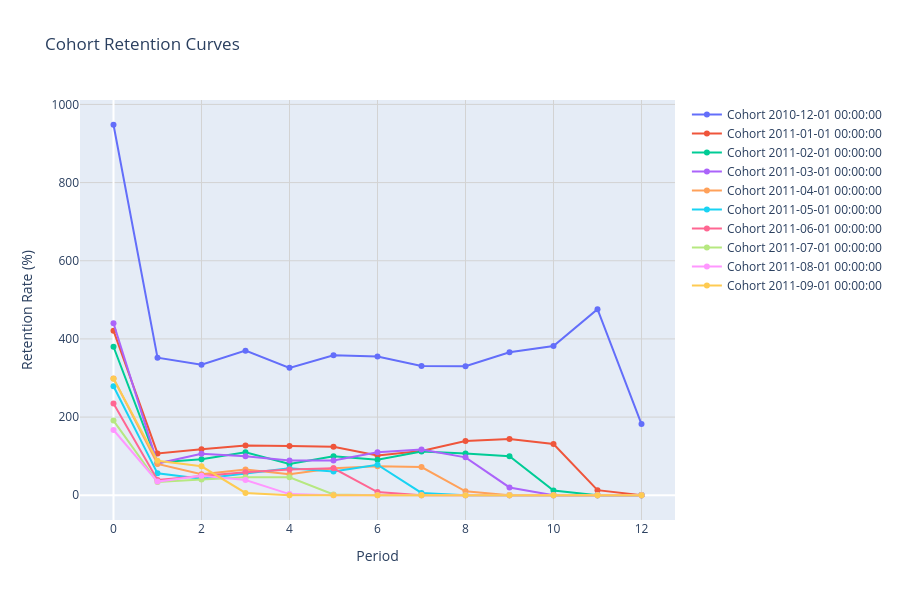

Write notebook code for a chart like this one.
### Code cell
# Create retention curves to compare cohorts
curves_fig = plot_retention_curves(
    retention_data=user_cohorts
)

curves_fig.show()

### Figure 1 — Plotly figure (JSON) as saved in the notebook; plotly's stock layout.template omitted (floating-point values rounded to 4 significant figures)
{"data": [{"line": {"width": 2}, "marker": {"size": 6}, "mode": "lines+markers", "name": "Cohort 2010-12-01 00:00:00", "type": "scatter", "x": [0, 1, 2, 3, 4, 5, 6, 7, 8, 9, 10, 11, 12], "y": [948, 352, 334, 370, 326, 358, 355, 331, 330, 366, 382, 476, 182]}, {"line": {"width": 2}, "marker": {"size": 6}, "mode": "lines+markers", "name": "Cohort 2011-01-01 00:00:00", "type": "scatter", "x": [0, 1, 2, 3, 4, 5, 6, 7, 8, 9, 10, 11, 12], "y": [421, 107, 118, 127, 126, 124, 102, 113, 139, 144, 131, 13, 0]}, {"line": {"width": 2}, "marker": {"size": 6}, "mode": "lines+markers", "name": "Cohort 2011-02-01 00:00:00", "type": "scatter", "x": [0, 1, 2, 3, 4, 5, 6, 7, 8, 9, 10, 11, 12], "y": [380, 84, 92, 110, 80, 100, 91, 112, 107, 100, 12, 0, 0]}, {"line": {"width": 2}, "marker": {"size": 6}, "mode": "lines+markers", "name": "Cohort 2011-03-01 00:00:00", "type": "scatter", "x": [0, 1, 2, 3, 4, 5, 6, 7, 8, 9, 10, 11, 12], "y": [440, 81, 106, 100, 89, 89, 110, 117, 97, 20, 0, 0, 0]}, {"line": {"width": 2}, "marker": {"size": 6}, "mode": "lines+markers", "name": "Cohort 2011-04-01 00:00:00", "type": "scatter", "x": [0, 1, 2, 3, 4, 5, 6, 7, 8, 9, 10, 11, 12], "y": [299, 80, 54, 66, 54, 69, 74, 72, 10, 0, 0, 0, 0]}, {"line": {"width": 2}, "marker": {"size": 6}, "mode": "lines+markers", "name": "Cohort 2011-05-01 00:00:00", "type": "scatter", "x": [0, 1, 2, 3, 4, 5, 6, 7, 8, 9, 10, 11, 12], "y": [279, 56, 42, 56, 69, 61, 78, 6, 0, 0, 0, 0, 0]}, {"line": {"width": 2}, "marker": {"size": 6}, "mode": "lines+markers", "name": "Cohort 2011-06-01 00:00:00", "type": "scatter", "x": [0, 1, 2, 3, 4, 5, 6, 7, 8, 9, 10, 11, 12], "y": [235, 39, 49, 59, 66, 69, 8, 0, 0, 0, 0, 0, 0]}, {"line": {"width": 2}, "marker": {"size": 6}, "mode": "lines+markers", "name": "Cohort 2011-07-01 00:00:00", "type": "scatter", "x": [0, 1, 2, 3, 4, 5, 6, 7, 8, 9, 10, 11, 12], "y": [191, 34, 40, 46, 46, 2, 0, 0, 0, 0, 0, 0, 0]}, {"line": {"width": 2}, "marker": {"size": 6}, "mode": "lines+markers", "name": "Cohort 2011-08-01 00:00:00", "type": "scatter", "x": [0, 1, 2, 3, 4, 5, 6, 7, 8, 9, 10, 11, 12], "y": [167, 35, 50, 39, 3, 0, 0, 0, 0, 0, 0, 0, 0]}, {"line": {"width": 2}, "marker": {"size": 6}, "mode": "lines+markers", "name": "Cohort 2011-09-01 00:00:00", "type": "scatter", "x": [0, 1, 2, 3, 4, 5, 6, 7, 8, 9, 10, 11, 12], "y": [298, 88, 74, 6, 0, 0, 0, 0, 0, 0, 0, 0, 0]}], "layout": {"height": 600, "hovermode": "x unified", "showlegend": true, "title": {"text": "Cohort Retention Curves"}, "width": 900, "xaxis": {"gridcolor": "lightgray", "gridwidth": 1, "showgrid": true, "title": {"text": "Period"}}, "yaxis": {"gridcolor": "lightgray", "gridwidth": 1, "showgrid": true, "title": {"text": "Retention Rate (%)"}}}}
